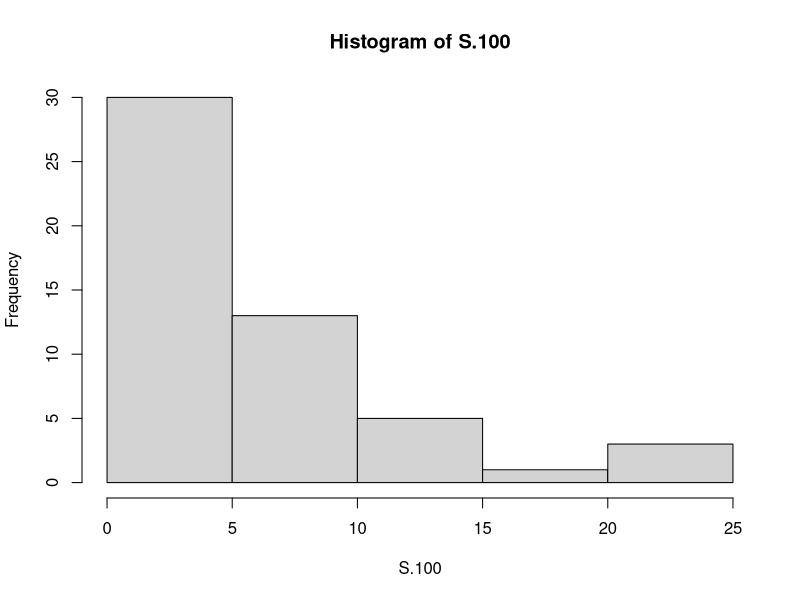
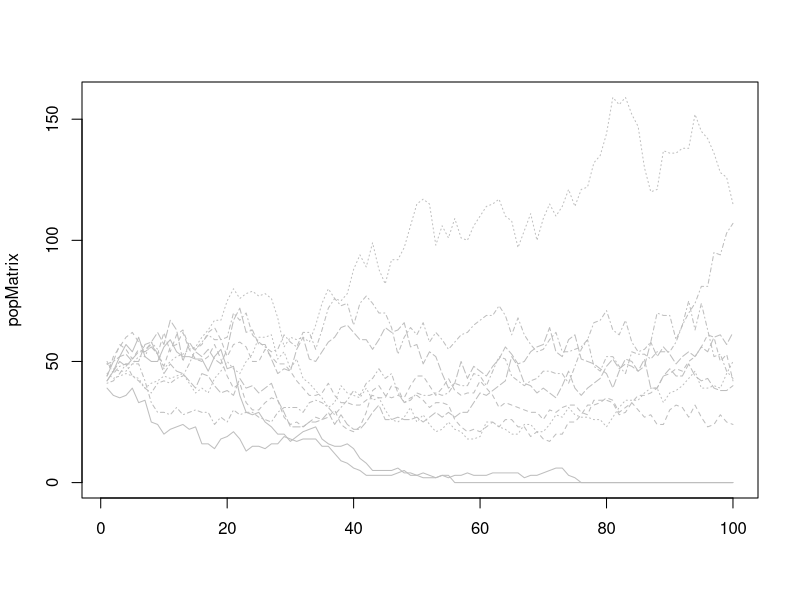

Reproduce these figures in R, in order.
birthProb <- 0.325
matAge <- 4
carCap <- 500
deathProb <- 0.16
envSd <- 0.04
simLen <- 100
nsim <- 10

pop <- sample (0:60,40, replace=T)

#Grow function
growPop <- function(x,b,a,k)          
{      
  if (length(x)<k)
  {
    fert <- sum(x>=a)
    randb <- runif(fert)      
    newborn <- sum(randb<b)    
    x <- c(rep(0,newborn),x)   
  }
  return(x)               
}

#Death function
deathPop <- function(x,d,sd)         
{     
  randd <- runif(length(x))        
  deaths <- which(randd<(d+rnorm(1,0,sd)))        
  if(length(deaths)>0) {
    x <- x[-deaths]
    }                 
  return(x)                     
}

#Aging function
agePop <- function(x)      
{      
  x <- x+1                  
  return(x)
}

#The dynamics for one year in the life of the whales
popDyn <- function(x,b,a,k,d,sd)
{
  # browser()
  x <- growPop(x,b,a,k)
  x <- deathPop(x,d,sd)
  x <- agePop(x)
  return(x)
}
#The function for the life of the whales until time n in age structure
popLife.S <- function(x,b,a,k,d,sd,n)
{
  Spop <- x
  for(i in 1:n)
    Spop=popDyn(Spop,b,a,k,d,sd)
  return(Spop)
}
#100 year simulation
S.100 <- popLife.S(pop,birthProb,matAge,carCap,deathProb,envSd,simLen)
#plotting
hist(S.100)
#The function for the number of individuals until time t
popLife.N <- function(x,b,a,k,d,sd,n)
{
  Npop=NA
  Spop=x
  for(i in 1:n) 
  {
    Spop=popDyn(Spop,b,a,k,d,sd)
    Npop[i]=sum(Spop>0)
  }    
  return(Npop)
}

#Function for extinction count and popoulation tracking
extPop <- function(x,b,a,k,d,sd,n,s) {
  simresults <- matrix(NA,n,s)
  for (j in 1:s)
  {simresults[,j] <- popLife.N(x,b,a,k,d,sd,n)}
  extprob <- sum(simresults[n,]==0)/s
  return(extprob)
}

#Extinction probability
extPop(pop,birthProb,matAge,carCap,deathProb,envSd,simLen,nsim)

#Updating the function for the matrix
numPop <- function(x,b,a,k,d,sd,n,s)
{
  simresults=matrix(NA,n,s)
  for (j in 1:s)
  {simresults[,j]=popLife.N(x,b,a,k,d,sd,n)}
  return(simresults)
}

#Creating the matrix of simulations
popMatrix <- numPop(pop,birthProb,matAge,carCap,deathProb,envSd,simLen,nsim)
matplot(popMatrix,type="l",col="grey")
